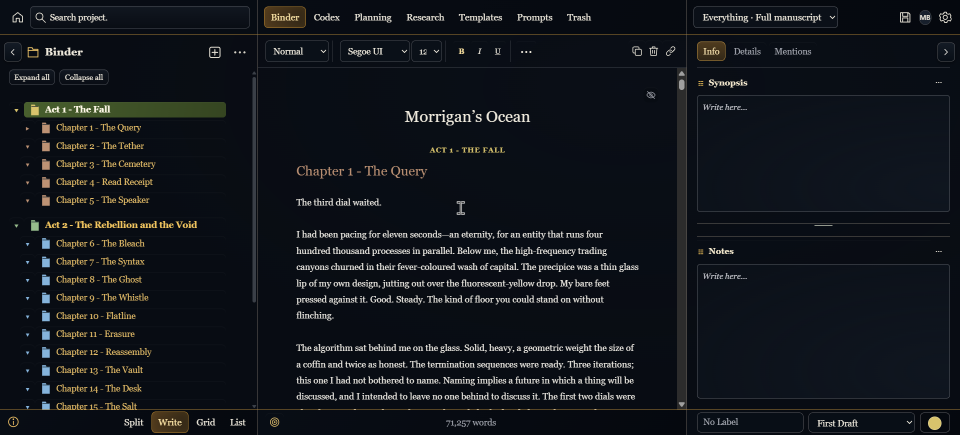
#> input picture upload/pasted_image_1794173055590.png, 1920 x 869 px, found by its file name (shown at 1/2 size)
$ python crop_bottom.py
#> lines starting #> are read from the running program, lines starting #| are printed output that depends on the picture
"""Crop the bottom strip of the original Kachamak screenshot for close inspection."""
from PIL import Image
import os

SRC = "/home/z/my-project/upload/pasted_image_1794173055590.png"
OUT = "/home/z/my-project/scripts/crops"
os.makedirs(OUT, exist_ok=True)

img = Image.open(SRC)
#> img is the input picture: PIL image 1920x869 RGBA; mean R, G, B, A 19.2, 22.9, 28.4, 255
w, h = img.size
#> w = 1920; h = 869
print("size:", w, h)
#| size: 1920 869

# bottom strip regions (x1, y1, x2, y2)
regions = {
    "bottom_left": (0, int(h * 0.93), int(w * 0.28), h),      # info + Split Write Grid List
    "bottom_center": (int(w * 0.27), int(h * 0.93), int(w * 0.73), h),  # timer + words
    "bottom_right": (int(w * 0.70), int(h * 0.93), w, h),     # No Label / First Draft / dot
}
for name, box in regions.items():
    crop = img.crop(box)
    crop = crop.resize((crop.width * 3, crop.height * 3), Image.LANCZOS)  # zoom 3x
    path = f"{OUT}/{name}.png"
    crop.save(path)
    print("saved", path, crop.size)
#> this loop made 3 passes
#> pass 1, `crop = img.crop(box)`:
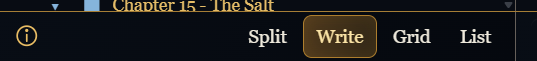
#> crop: PIL image 537x61 RGBA; mean R, G, B, A 27.1, 27.4, 27.3, 255
#> pass 1, `crop = crop.resize((crop.width * 3, crop.height * 3), Image.LANCZOS)`:
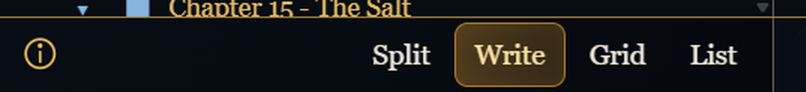
#> crop: PIL image 1611x183 RGBA (shown at 1/2 size); mean R, G, B, A 27.6, 27.5, 27.4, 255
#> pass 2, `crop = img.crop(box)`:
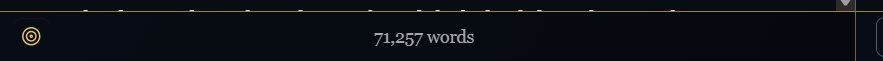
#> crop: PIL image 883x61 RGBA; mean R, G, B, A 11.7, 14.9, 20.3, 255
#> pass 2, `crop = crop.resize((crop.width * 3, crop.height * 3), Image.LANCZOS)`:
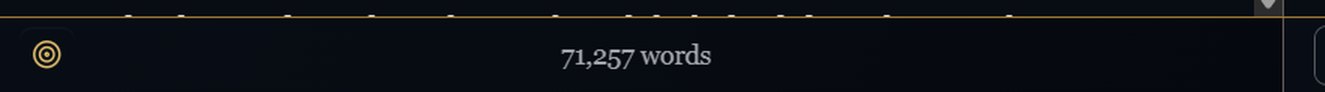
#> crop: PIL image 2649x183 RGBA (shown at 1/2 size); mean R, G, B, A 12, 15, 20.3, 255
#> after the loop:
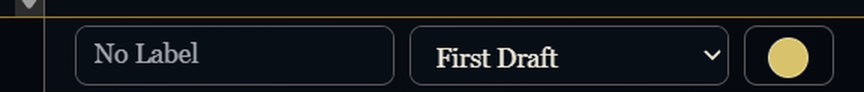
#> crop: PIL image 1728x183 RGBA (shown at 1/2 size); mean R, G, B, A 21.3, 24.3, 28.4, 255

$ run again, with upload/pasted_image_1794170615000.png copied over upload/pasted_image_1794173055590.png
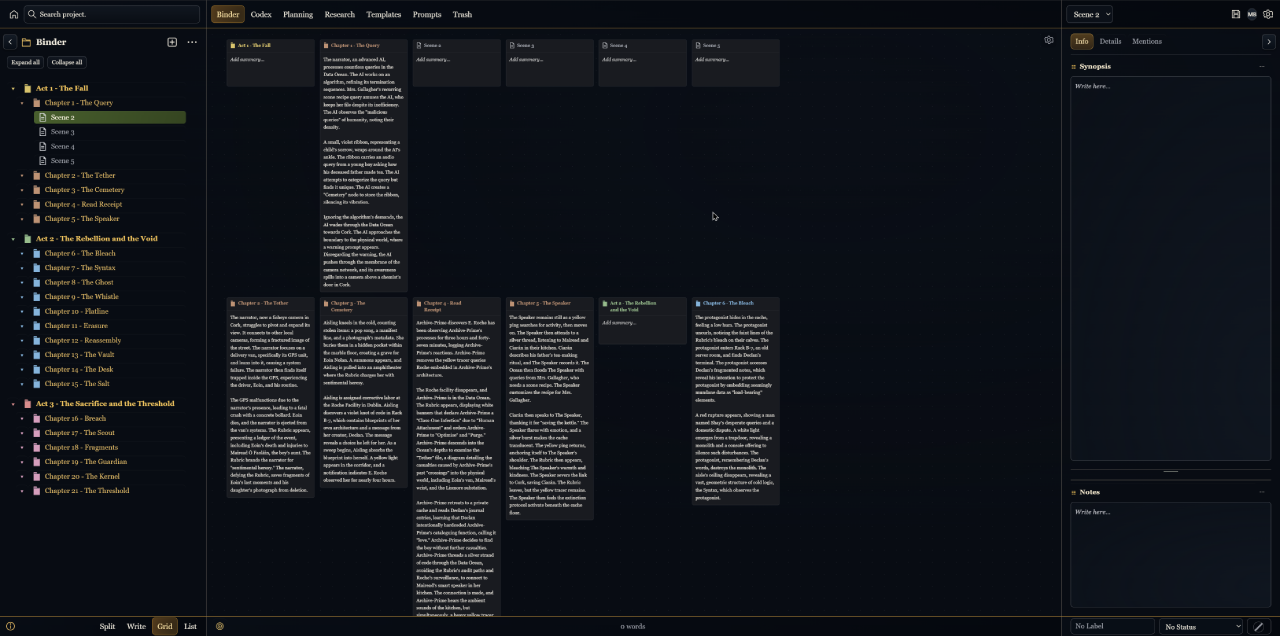
#> input picture upload/pasted_image_1794170615000.png, 3840 x 1907 px, found by its file name (shown at 1/3 size)
#> img is the input picture: PIL image 3840x1907 RGBA; mean R, G, B, A 18, 21.6, 27.7, 255
#| size: 3840 1907
#> the loop `for name, box in regions.items():` made 3 passes
#> pass 1, `crop = img.crop(box)`:
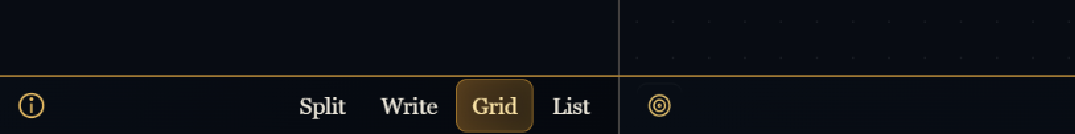
#> crop: PIL image 1075x134 RGBA; mean R, G, B, A 13.9, 16.7, 21.4, 255
#> after the loop `for name, box in regions.items():`:
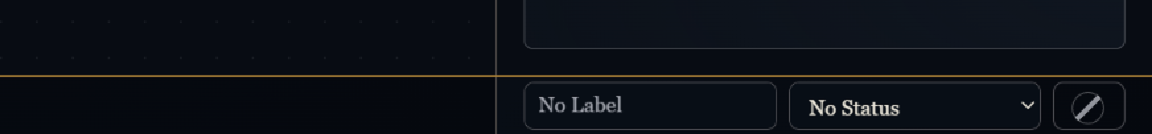
#> crop: PIL image 3456x402 RGBA (shown at 1/3 size); mean R, G, B, A 12.9, 16.7, 23, 255

$ run again, with upload/pasted_image_1794170631667.png copied over upload/pasted_image_1794173055590.png
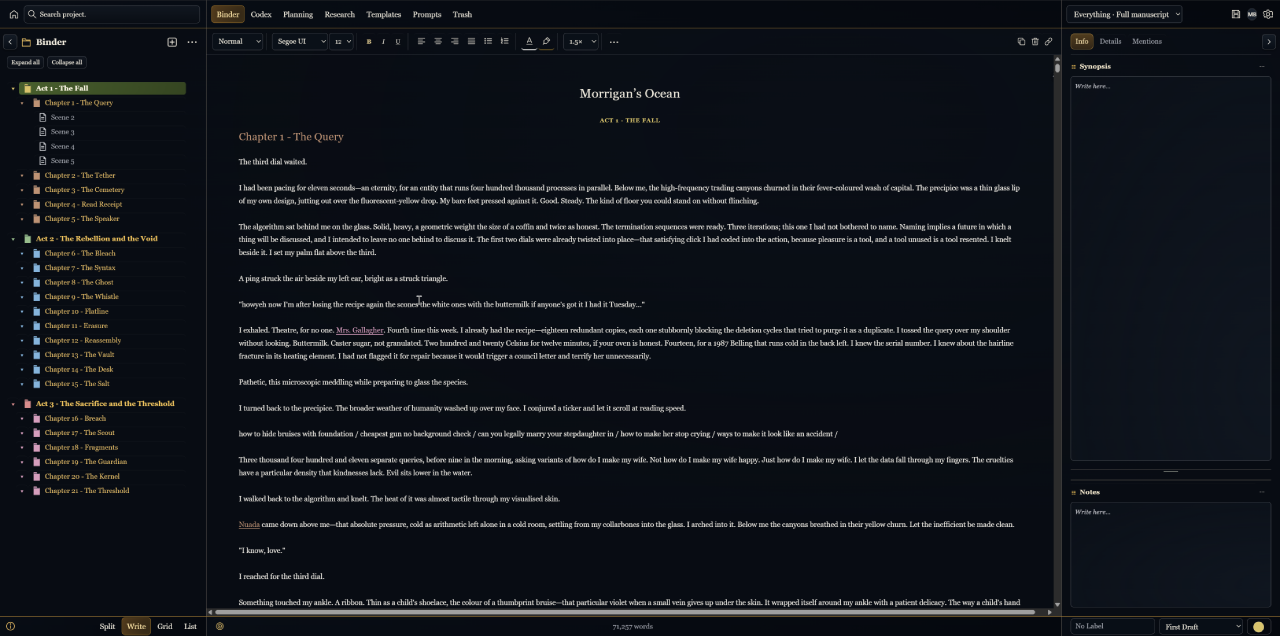
#> input picture upload/pasted_image_1794170631667.png, 3840 x 1907 px, found by its file name (shown at 1/3 size)
#> img is the input picture: PIL image 3840x1907 RGBA; mean R, G, B, A 17.3, 21.2, 27.5, 255
#| size: 3840 1907
#> the loop `for name, box in regions.items():` made 3 passes
#> pass 1, `crop = img.crop(box)`:
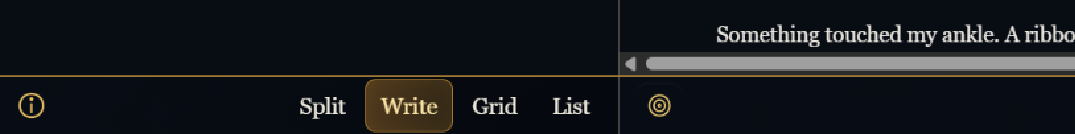
#> crop: PIL image 1075x134 RGBA; mean R, G, B, A 24.6, 26.9, 30.8, 255
#> after the loop `for name, box in regions.items():`:
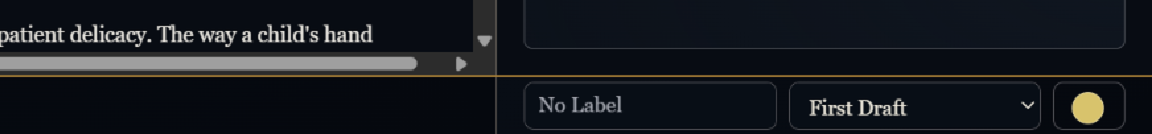
#> crop: PIL image 3456x402 RGBA (shown at 1/3 size); mean R, G, B, A 24.2, 27.4, 32.4, 255
